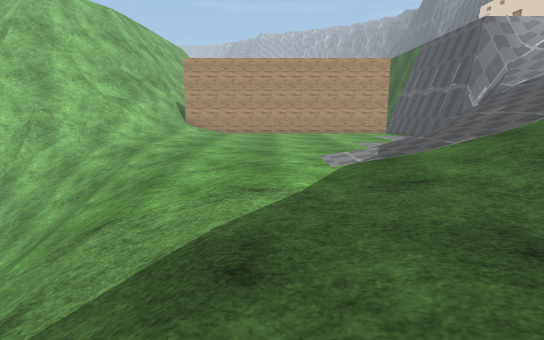
View 1 (above)

19 first-person views from a walk through a scene from a Unity 3-D project. The camera is 1.4 m above the floor, tilts 10° down and sees 80° across. The floor is counted in squares, 1 m on a side. Each view is taken from the middle of a square. On the plan, view 1 faces up. The plan holds only what a view shows up to about 15 squares ahead; the rest is blank. The place goes on beyond the plan. The player character is not drawn. Some surface patterns are stand-ins.

View 2
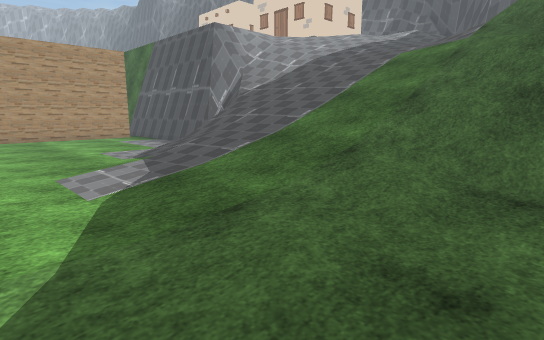

View 3
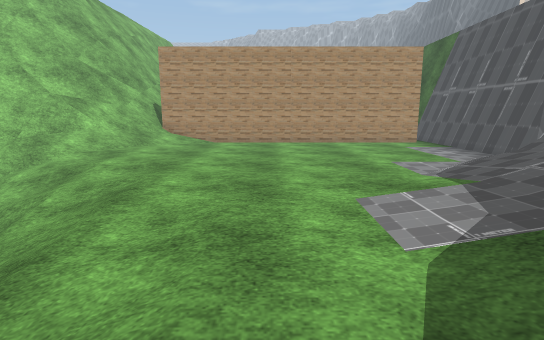

View 4
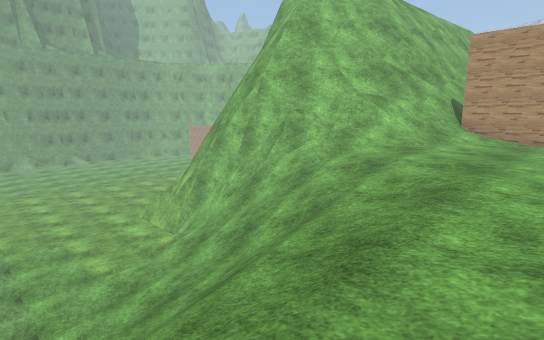

View 5
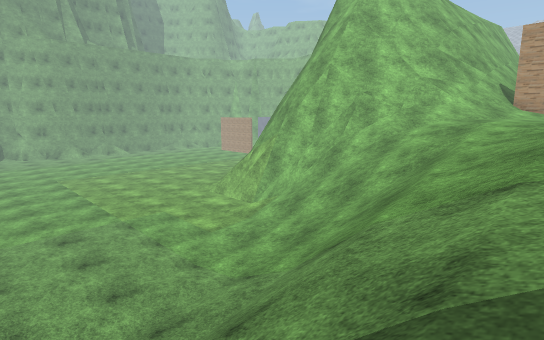

View 6
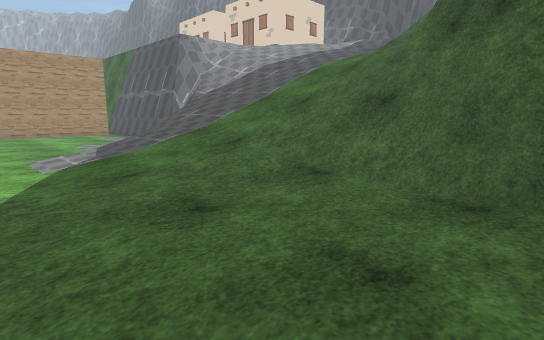

View 7
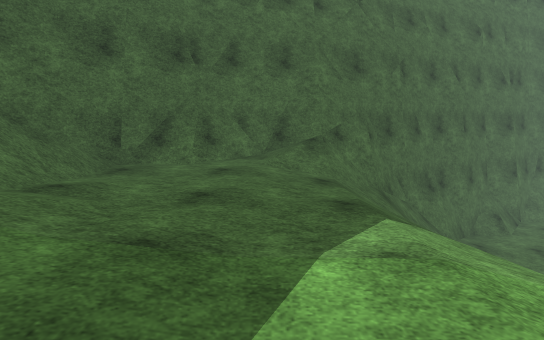

View 8
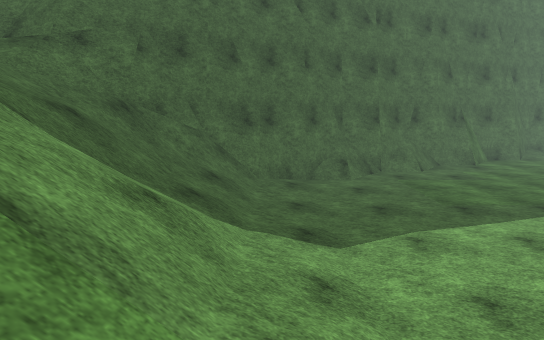

View 9
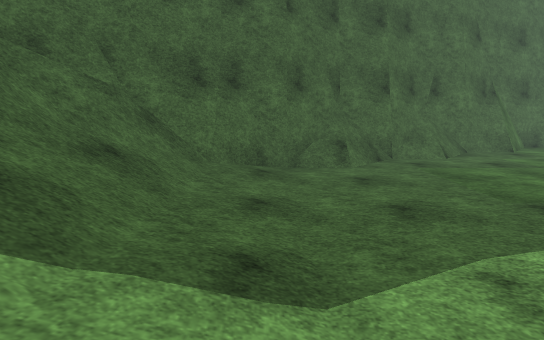

View 10
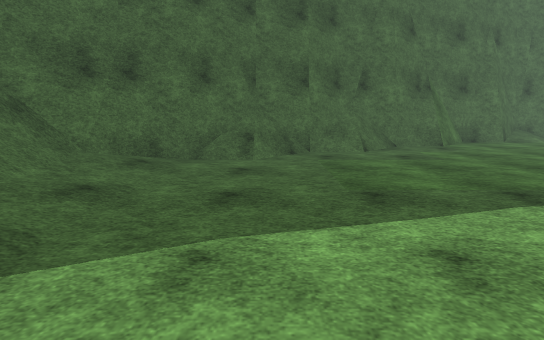

View 11
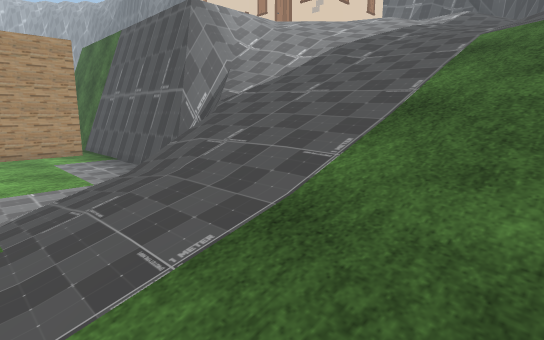

View 12
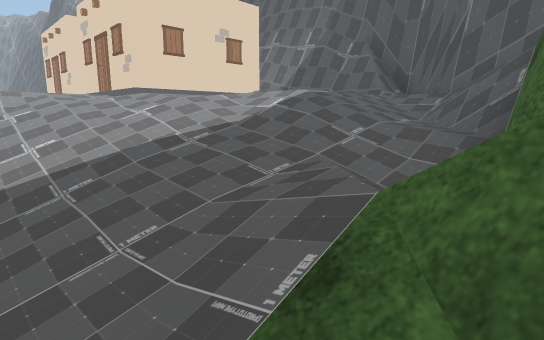

View 13
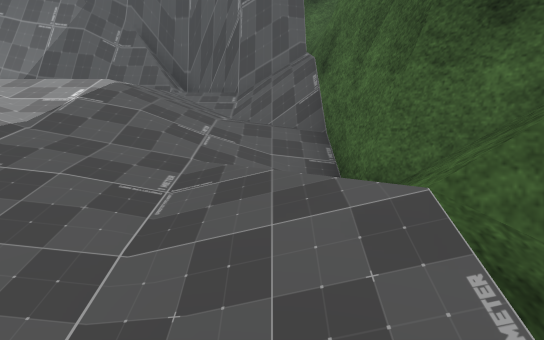

View 14
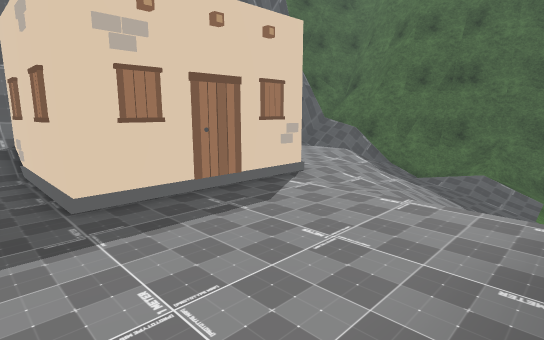

View 15
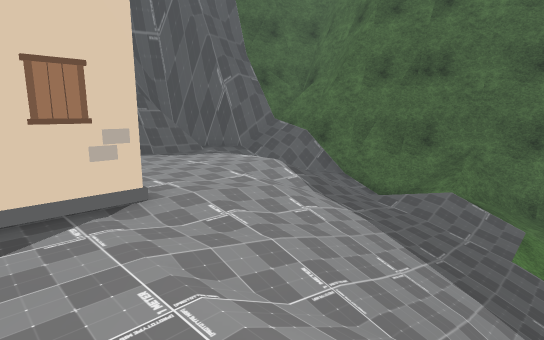

View 16
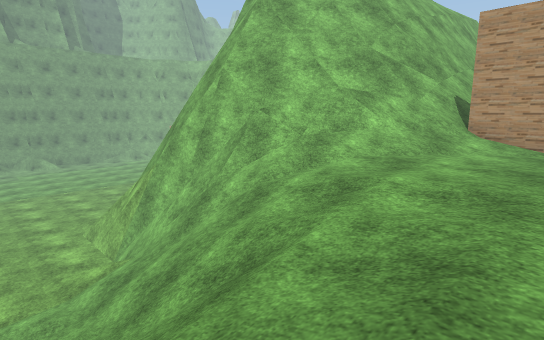

View 17
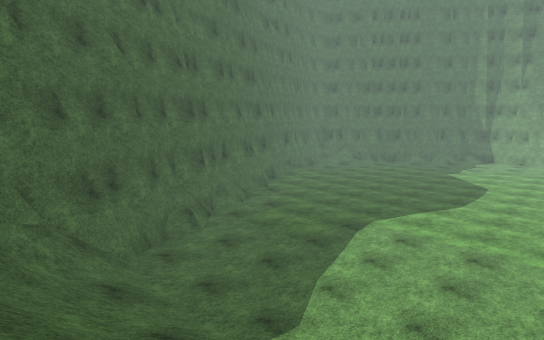

View 18
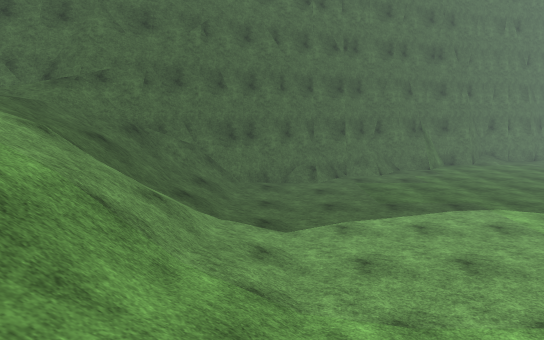

View 19
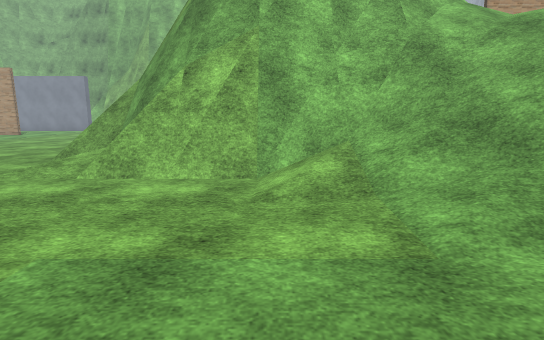

### Floor plan
Key: @ floor where view 1 was taken; # wall or solid block; . main floor; : floor 4 m higher than the main floor; + floor 4.75 m higher than the main floor; * floor 8 m higher than the main floor; % floor 8.75 m higher than the main floor; & floor 9.5 m higher than the main floor; / step, stairs or slope; = window, fence, low wall or low ledge; ^ raised ledge; v drop or lower ground; O other object.
Columns run from 19 left of view 1 to 23 right of it. Each row starts with its distance up from view 1.
 20          vv##//           =#v& &&&&#
 19         vv##=//#############v &&&&&#
 18      v  v ##=///::::::::::=#v&&&&&O
 17      vvv ##=///:::::::::::=#v&&&&&#
 16      vvv###=//::::::::::::=#v&&&&&#
 15         ##^=/:::::::::::::=#v =&&&##
 14 ##      ##=//:::::::::::::=##=///&O######
 13 =##   ###=///:::::::::::::=#=////%&&&&  ##
 12 .=######=//////:::::::::/ =#//////&&&&&&##
 11 .===#===///////::::::::///=///////%&&&&&=#
 10 .....////////////:::::://///////////&&&&=##
  9 .....////////////:::::://///////////&&&&==#
  8 .......//////////::::::/+///////////////&##
  7  ........////////::::::++////////*///%//##
  6 .........////////:::::://///////////%=#/##
  5 ...........////////::::///////////####==##
  4 ...........////////::::////////==#########
  3 ...........////////::::::///==#####
  2 ...........////////:::::://### ##
  1 ...........////////::::::/##    v
  0  ............//////@:::::##
 -1  ............/////=//:==##
 -2  ............////==O/=###
 -3 .............///#######
 -4 .............//######
 -5  ...........==###
 -6 ...........=###  vv
 -7 ..........###   vv
 -8 ........=##
 -9 ......####
-10 ....=##
-11 .#####
-12 ###

Where each view was taken, in squares from view 1:
view 1: 0 up, 0 right, facing up
view 2: 2 up, 0 right, facing up-right
view 3: 4 up, 0 right, facing up
view 4: 4 up, 1 left, facing up-left
view 5: 0 up, 2 left, facing up-left
view 6: 1 down, 0 right, facing up-right
view 7: 8 up, 1 right, facing down
view 8: 7 up, 7 left, facing down
view 9: 3 up, 8 left, facing down
view 10: 3 up, 11 left, facing down
view 11: 5 up, 3 right, facing up-right
view 12: 4 up, 11 right, facing up-right
view 13: 6 up, 11 right, facing right
view 14: 20 up, 10 right, facing down-right
view 15: 16 up, 10 right, facing down-right
view 16: 7 up, 2 left, facing up-left
view 17: 5 up, 3 left, facing down-left
view 18: 10 up, 8 left, facing down
view 19: 4 up, 14 left, facing up
